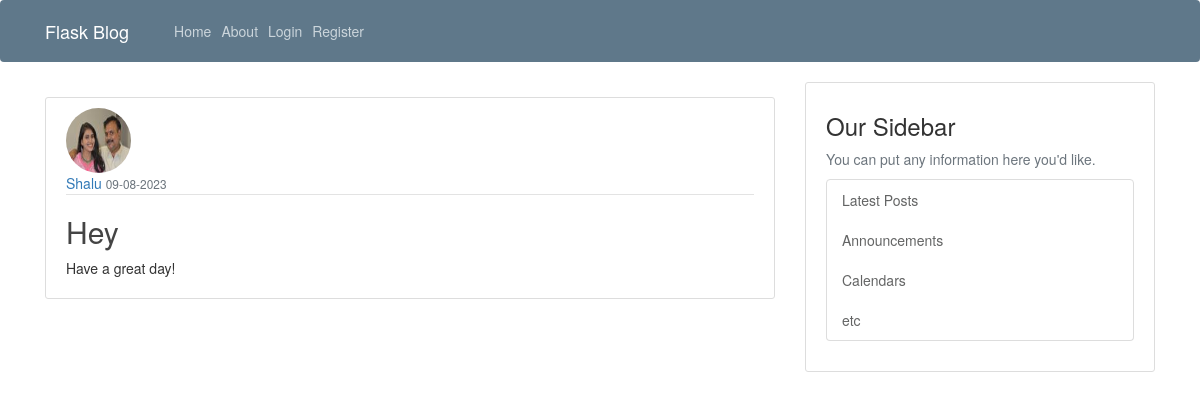
Page /post/24 on the committed database.
### flaskblog/models.py (models this page shows, shortened)
class User(db.Model, UserMixin):
    id = db.Column(db.Integer, primary_key=True)
    username = db.Column(db.String(20), unique=True, nullable=False)
    email = db.Column(db.String(120), unique=True, nullable=False)
    image_file = db.Column(db.String(20), nullable=False, default='default.jpg')
    password = db.Column(db.String(60), nullable=False)
    posts = db.relationship('Post', backref='author', lazy=True)

class Post(db.Model):
    id = db.Column(db.Integer, primary_key=True)
    title = db.Column(db.String(100), nullable=False)
    date_posted = db.Column(db.DateTime, nullable=False, default=datetime.utcnow)
    content = db.Column(db.Text, nullable=False)
    user_id = db.Column(db.Integer, db.ForeignKey('user.id'), nullable=False)

### flaskblog/posts/routes.py (the view)
@posts.route("/post/<int:post_id>")
def post(post_id):
    post = Post.query.get_or_404(post_id)
    return render_template('post.html', title=post.title, post=post)

### flaskblog/templates/post.html (shortened to what this page needs)
{% extends "layout.html" %}
{% block content %}
<link rel="stylesheet" href="http://maxcdn.bootstrapcdn.com/bootstrap/3.2.0/css/bootstrap.css">
  <article class="media content-section">
    <img class="rounded-circle article-img" src="{{ url_for('static', filename='profile_pics/' + post.author.image_file) }}">
    <div class="media-body">
      <div class="article-metadata">
        <a class="mr-2" href="{{ url_for('users.user_posts', username=post.author.username) }}">{{ post.author.username }}</a>
        <small class="text-muted">{{ post.date_posted.strftime('%d-%m-%Y') }}</small>
      </div>
      <h2 class="article-title">{{ post.title }}</h2>
      <p class="article-content">{{ post.content }}</p>
    </div>
  </article>
{% endblock content %}

### flaskblog/static/main.css (style rules this page uses)
body { background: #fafafa; color: #333333; margin-top: 5rem; }
h1, h2, h3, h4, h5, h6 { color: #444444; }
.content-section { background: #ffffff; padding: 10px 20px; border: 1px solid #dddddd; border-radius: 3px; margin-bottom: 20px; }
.article-title { color: #444444; }
.article-content { white-space: pre-line; }
.article-img { height: 65px; width: 65px; margin-right: 16px; }
.article-metadata { padding-bottom: 1px; margin-bottom: 4px; border-bottom: 1px solid #e3e3e3 }

### rows in the picture
User: image_file (picture), author.username "Shalu"
Post: date_posted "09-08-2023", title "Hey", content "Have a great day!"
